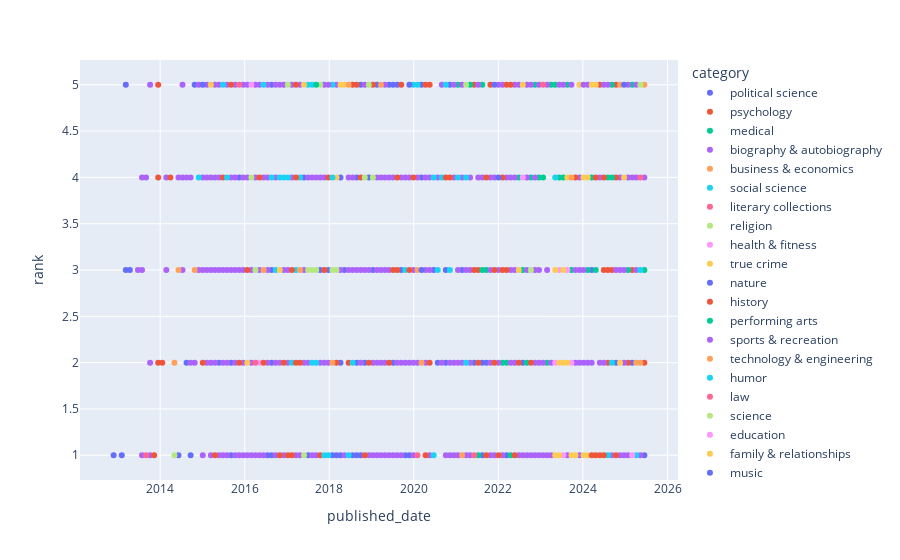

Notebook code cell kept with this figure:
### Code cell
fig = px.scatter(df[(df['rank']<6)], x = 'published_date', y = 'rank', color='category',opacity=1, hover_data='title',)
fig.show()

### Figure 1 — Plotly figure (JSON) as saved in the notebook; plotly's stock layout.template omitted (floating-point values rounded to 4 significant figures; data arrays with more than 128 entries replaced by an {"elided": "..."} marker saying what was removed)
{"data": [{"customdata": [["ORIGINAL SIN"], ["ON TYRANNY"], ["TRUTHS"], ["ATTACK FROM WITHIN"], ["THANK YOU FOR YOUR SERVITUDE"], ["RED-HANDED"], ["AMERICAN MARXISM"], ["AMERICAN MARXISM"], ["I ALONE CAN FIX IT"], ["ZERO FAIL"], ["UNMASKED"], ["ONE VOTE AWAY"], ["BLACKOUT"], ["DISLOYAL"], ["HOW TO BE AN ANTIRACIST"], ["HOW TO BE AN ANTIRACIST"], ["A VERY STABLE GENIUS"], ["UN-TRUMPING AMERICA"], ["TRIGGERED"], ["BLOWOUT"], ["RADICALS, RESISTANCE AND REVENGE"], ["THE MUELLER REPORT"], ["UNFREEDOM OF THE PRESS"], ["THE MUELLER REPORT"], ["THE MUELLER REPORT"], ["LET ME FINISH"], ["THE POINT OF IT ALL"], ["SHIP OF FOOLS"], ["SHIP OF FOOLS"], ["FEAR"], ["UNHINGED"], ["EVERYTHING TRUMP TOUCHES DIES"], ["THE RUSSIA HOAX"], ["LIARS, LEAKERS AND LIBERALS"], ["THINGS THAT MATTER"], ["WAR ON PEACE"], ["SECRET EMPIRES"], ["RUSSIAN ROULETTE"], ["FIRE AND FURY"], ["FIRE AND FURY"], ["FIRE AND FURY"], ["LET TRUMP BE TRUMP"], ["UNBELIEVABLE"], ["UNDERSTANDING TRUMP"], ["DEMOCRACY"], ["HILLARY'S AMERICA"], ["LIARS"], ["CRISIS OF CHARACTER"], ["ARMAGEDDON"], ["CRISIS OF CHARACTER"], ["GOVERNMENT ZERO"], ["IT IS ABOUT ISLAM"], ["PLUNDER AND DECEIT"], ["CLINTON CASH"], ["STOP THE COMING CIVIL WAR"], ["AMERICA"], ["ONE NATION"]], "hovertemplate": "category=political science<br>published_date=%{x}<br>rank=%{y}<br>title=%{customdata[0]}<extra></extra>", "legendgroup": "political science", "marker": {"color": "#636efa", "opacity": 1, "symbol": "circle"}, "mode": "markers", "name": "political science", "orientation": "v", "showlegend": true, "type": "scatter", "x": ["2025-06-15", "2025-03-02", "2024-10-13", "2024-03-17", "2022-07-31", "2022-03-13", "2021-09-19", "2021-08-15", "2021-08-15", "2021-06-06", "2021-02-21", "2020-11-08", "2020-10-04", "2020-10-04", "2020-07-26", "2020-06-21", "2020-03-08", "2020-03-08", "2019-11-24", "2019-10-20", "2019-09-15", "2019-08-11", "2019-07-07", "2019-07-07", "2019-06-02", "2019-02-17", "2019-01-13", "2018-12-09", "2018-11-04", "2018-09-30", "2018-09-30", "2018-08-26", "2018-08-26", "2018-08-26", "2018-07-22", "2018-05-13", "2018-04-08", "2018-04-08", "2018-04-08", "2018-03-04", "2018-01-28", "2017-12-24", "2017-10-15", "2017-07-02", "2017-05-28", "2016-08-21", "2016-08-21", "2016-08-21", "2016-08-21", "2016-07-17", "2015-11-15", "2015-09-06", "2015-09-06", "2015-05-24", "2014-10-26", "2014-08-17", "2014-06-08"], "xaxis": "x", "y": [1, 2, 2, 3, 2, 1, 2, 1, 2, 2, 3, 5, 2, 3, 2, 3, 4, 5, 1, 1, 3, 5, 2, 5, 5, 5, 3, 4, 2, 1, 5, 1, 2, 4, 1, 3, 1, 2, 4, 1, 1, 3, 3, 1, 4, 1, 2, 3, 5, 1, 4, 1, 2, 2, 5, 2, 1], "yaxis": "y"}, {"customdata": [["THE ANXIOUS GENERATION"], ["THE ANXIOUS GENERATION"], ["THE ANXIOUS GENERATION"], ["THE ANXIOUS GENERATION"], ["THE ANXIOUS GENERATION"], ["THE ANXIOUS GENERATION"], ["THE ANXIOUS GENERATION"], ["THE ANXIOUS GENERATION"], ["THE ANXIOUS GENERATION"], ["WHAT HAPPENED TO YOU?"], ["DOPESICK"], ["ENLIGHTENMENT NOW"], ["DAVID AND GOLIATH"]], "hovertemplate": "category=psychology<br>published_date=%{x}<br>rank=%{y}<br>title=%{customdata[0]}<extra></extra>", "legendgroup": "psychology", "marker": {"color": "#EF553B", "opacity": 1, "symbol": "circle"}, "mode": "markers", "name": "psychology", "orientation": "v", "showlegend": true, "type": "scatter", "x": ["2025-06-15", "2025-03-02", "2025-01-26", "2024-10-13", "2024-09-08", "2024-08-04", "2024-06-30", "2024-05-26", "2024-04-21", "2021-06-06", "2018-08-26", "2018-03-04", "2013-12-15"], "xaxis": "x", "y": [2, 3, 2, 5, 3, 2, 3, 5, 1, 5, 5, 2, 2], "yaxis": "y"}, {"customdata": [["THE BODY KEEPS THE SCORE"], ["THE BODY KEEPS THE SCORE"], ["THE BODY KEEPS THE SCORE"], ["THE BODY KEEPS THE SCORE"], ["THE BODY KEEPS THE SCORE"], ["THE BODY KEEPS THE SCORE"], ["THE BODY KEEPS THE SCORE"], ["THE BODY KEEPS THE SCORE"], ["THE BODY KEEPS THE SCORE"], ["THE BODY KEEPS THE SCORE"], ["THE BODY KEEPS THE SCORE"], ["THE BODY KEEPS THE SCORE"], ["THE BODY KEEPS THE SCORE"], ["THE BODY KEEPS THE SCORE"], ["THE BODY KEEPS THE SCORE"], ["THE BODY KEEPS THE SCORE"], ["THE BODY KEEPS THE SCORE"], ["THE BODY KEEPS THE SCORE"], ["THE BODY KEEPS THE SCORE"], ["THE BODY KEEPS THE SCORE"], ["THE BODY KEEPS THE SCORE"], ["THE BODY KEEPS THE SCORE"], ["THE BODY KEEPS THE SCORE"], ["THE BODY KEEPS THE SCORE"], ["THE BODY KEEPS THE SCORE"], ["THE BODY KEEPS THE SCORE"], ["THE BODY KEEPS THE SCORE"], ["THE BODY KEEPS THE SCORE"], ["THE BODY KEEPS THE SCORE"], ["THE BODY KEEPS THE SCORE"]], "hovertemplate": "category=medical<br>published_date=%{x}<br>rank=%{y}<br>title=%{customdata[0]}<extra></extra>", "legendgroup": "medical", "marker": {"color": "#00cc96", "opacity": 1, "symbol": "circle"}, "mode": "markers", "name": "medical", "orientation": "v", "showlegend": true, "type": "scatter", "x": ["2025-06-15", "2025-03-02", "2025-01-26", "2024-09-08", "2024-08-04", "2024-04-21", "2024-03-17", "2024-02-11", "2023-09-24", "2023-08-20", "2023-07-16", "2023-06-11", "2023-05-07", "2023-04-02", "2023-02-26", "2023-01-22", "2022-12-18", "2022-11-13", "2022-10-09", "2022-09-04", "2022-07-31", "2022-06-26", "2022-04-17", "2022-03-13", "2022-02-06", "2021-09-19", "2021-08-15", "2021-07-11", "2021-05-02", "2021-01-17"], "xaxis": "x", "y": [3, 5, 3, 5, 4, 3, 4, 3, 3, 5, 4, 4, 5, 5, 2, 4, 4, 5, 4, 2, 3, 4, 1, 2, 2, 3, 5, 1, 5, 5], "yaxis": "y"}, {"customdata": {"elided": "255x1 str values"}, "hovertemplate": "category=biography & autobiography<br>published_date=%{x}<br>rank=%{y}<br>title=%{customdata[0]}<extra></extra>", "legendgroup": "biography & autobiography", "marker": {"color": "#ab63fa", "opacity": 1, "symbol": "circle"}, "mode": "markers", "name": "biography & autobiography", "orientation": "v", "showlegend": true, "type": "scatter", "x": {"elided": "255 str values"}, "xaxis": "x", "y": {"elided": "255 int values"}, "yaxis": "y"}, {"customdata": [["ABUNDANCE"], ["ABUNDANCE"], ["ABUNDANCE"], ["REVENGE OF THE TIPPING POINT"], ["THINK AGAIN"], ["DARK TOWERS"], ["TIGHTROPE"], ["BAD BLOOD"], ["WHEN"], ["GRIT"], ["CAPITAL IN THE TWENTY-FIRST CENTURY"], ["FLASH BOYS"]], "hovertemplate": "category=business & economics<br>published_date=%{x}<br>rank=%{y}<br>title=%{customdata[0]}<extra></extra>", "legendgroup": "business & economics", "marker": {"color": "#FFA15A", "opacity": 1, "symbol": "circle"}, "mode": "markers", "name": "business & economics", "orientation": "v", "showlegend": true, "type": "scatter", "x": ["2025-06-15", "2025-05-11", "2025-04-06", "2024-11-17", "2021-02-21", "2020-03-08", "2020-02-02", "2019-03-24", "2018-01-28", "2016-06-12", "2014-06-08", "2014-05-04"], "xaxis": "x", "y": [5, 2, 2, 5, 1, 2, 3, 5, 2, 3, 3, 2], "yaxis": "y"}, {"customdata": [["EVERYTHING IS TUBERCULOSIS"], ["EVERYTHING IS TUBERCULOSIS"], ["HILLBILLY ELEGY"], ["HILLBILLY ELEGY"], ["THE SUM OF US"], ["CASTE"], ["CASTE"], ["CASTE"], ["CASTE"], ["CASTE"], ["WHITE FRAGILITY"], ["WHITE FRAGILITY"], ["ME AND WHITE SUPREMACY"], ["TALKING TO STRANGERS"], ["TALKING TO STRANGERS"], ["TALKING TO STRANGERS"], ["HILLBILLY ELEGY"], ["HILLBILLY ELEGY"], ["HILLBILLY ELEGY"], ["HILLBILLY ELEGY"], ["HILLBILLY ELEGY"], ["HILLBILLY ELEGY"], ["HILLBILLY ELEGY"], ["HILLBILLY ELEGY"], ["HILLBILLY ELEGY"], ["HILLBILLY ELEGY"], ["HILLBILLY ELEGY"], ["TRIBE"], ["THE ROAD TO CHARACTER"]], "hovertemplate": "category=social science<br>published_date=%{x}<br>rank=%{y}<br>title=%{customdata[0]}<extra></extra>", "legendgroup": "social science", "marker": {"color": "#19d3f3", "opacity": 1, "symbol": "circle"}, "mode": "markers", "name": "social science", "orientation": "v", "showlegend": true, "type": "scatter", "x": ["2025-05-11", "2025-04-06", "2024-09-08", "2024-08-04", "2021-03-28", "2021-03-28", "2021-01-17", "2020-11-08", "2020-10-04", "2020-08-30", "2020-07-26", "2020-06-21", "2020-06-21", "2020-02-02", "2019-12-29", "2019-10-20", "2017-09-10", "2017-08-06", "2017-07-02", "2017-04-23", "2017-03-19", "2017-02-12", "2017-01-08", "2016-12-04", "2016-10-30", "2016-09-25", "2016-08-21", "2016-06-12", "2015-06-28"], "xaxis": "x", "y": [3, 1, 2, 1, 2, 4, 4, 3, 5, 4, 3, 1, 4, 5, 5, 3, 2, 2, 5, 4, 3, 2, 4, 4, 4, 3, 4, 5, 5], "yaxis": "y"}, {"customdata": [["NOTES TO JOHN"], ["THE ANTHROPOCENE REVIEWED"]], "hovertemplate": "category=literary collections<br>published_date=%{x}<br>rank=%{y}<br>title=%{customdata[0]}<extra></extra>", "legendgroup": "literary collections", "marker": {"color": "#FF6692", "opacity": 1, "symbol": "circle"}, "mode": "markers", "name": "literary collections", "orientation": "v", "showlegend": true, "type": "scatter", "x": ["2025-05-11", "2021-06-06"], "xaxis": "x", "y": [4, 1], "yaxis": "y"}, {"customdata": [["HOPE"], ["THE NAME OF GOD IS MERCY"], ["HEAVEN IS FOR REAL"]], "hovertemplate": "category=religion<br>published_date=%{x}<br>rank=%{y}<br>title=%{customdata[0]}<extra></extra>", "legendgroup": "religion", "marker": {"color": "#B6E880", "opacity": 1, "symbol": "circle"}, "mode": "markers", "name": "religion", "orientation": "v", "showlegend": true, "type": "scatter", "x": ["2025-05-11", "2016-02-28", "2014-05-04"], "xaxis": "x", "y": [5, 4, 1], "yaxis": "y"}, {"customdata": [["OUTLIVE"], ["OUTLIVE"], ["OUTLIVE"], ["OUTLIVE"], ["OUTLIVE"], ["OUTLIVE"], ["THE SLEEP REVOLUTION"]], "hovertemplate": "category=health & fitness<br>published_date=%{x}<br>rank=%{y}<br>title=%{customdata[0]}<extra></extra>", "legendgroup": "health & fitness", "marker": {"color": "#FF97FF", "opacity": 1, "symbol": "circle"}, "mode": "markers", "name": "health & fitness", "orientation": "v", "showlegend": true, "type": "scatter", "x": ["2025-03-02", "2023-09-24", "2023-08-20", "2023-07-16", "2023-06-11", "2023-05-07", "2016-05-08"], "xaxis": "x", "y": [1, 2, 3, 1, 3, 2, 2], "yaxis": "y"}, {"customdata": [["FRAMED"], ["FRAMED"], ["THE WAGER"], ["KILLERS OF THE FLOWER MOON"], ["KILLERS OF THE FLOWER MOON"], ["THE WAGER"], ["THE WAGER"], ["KILLERS OF THE FLOWER MOON"], ["KILLERS OF THE FLOWER MOON"], ["KILLERS OF THE FLOWER MOON"], ["KILLERS OF THE FLOWER MOON"], ["KILLERS OF THE FLOWER MOON"], ["THE WAGER"], ["THE WAGER"], ["KILLERS OF THE FLOWER MOON"], ["KILLERS OF THE FLOWER MOON"], ["THE WAGER"], ["THE WAGER"], ["KILLERS OF THE FLOWER MOON"], ["KILLERS OF THE FLOWER MOON"], ["I'LL BE GONE IN THE DARK"], ["ALL-AMERICAN MURDER"], ["KILLERS OF THE FLOWER MOON"], ["FILTHY RICH"]], "hovertemplate": "category=true crime<br>published_date=%{x}<br>rank=%{y}<br>title=%{customdata[0]}<extra></extra>", "legendgroup": "true crime", "marker": {"color": "#FECB52", "opacity": 1, "symbol": "circle"}, "mode": "markers", "name": "true crime", "orientation": "v", "showlegend": true, "type": "scatter", "x": ["2024-12-22", "2024-11-17", "2024-04-21", "2024-03-17", "2024-02-11", "2024-02-11", "2024-01-07", "2024-01-07", "2023-12-03", "2023-10-29", "2023-09-24", "2023-08-20", "2023-08-20", "2023-07-16", "2023-07-16", "2023-06-11", "2023-06-11", "2023-05-07", "2023-05-07", "2018-05-13", "2018-04-08", "2018-03-04", "2017-05-28", "2016-10-30"], "xaxis": "x", "y": [4, 2, 5, 5, 1, 4, 1, 4, 5, 1, 1, 2, 4, 2, 3, 1, 2, 1, 3, 5, 5, 4, 5, 3], "yaxis": "y"}, {"customdata": [["THE BACKYARD BIRD CHRONICLES"]], "hovertemplate": "category=nature<br>published_date=%{x}<br>rank=%{y}<br>title=%{customdata[0]}<extra></extra>", "legendgroup": "nature", "marker": {"color": "#636efa", "opacity": 1, "symbol": "circle"}, "mode": "markers", "name": "nature", "orientation": "v", "showlegend": true, "type": "scatter", "x": ["2024-12-22"], "xaxis": "x", "y": [5], "yaxis": "y"}, {"customdata": [["THE SMALL AND THE MIGHTY"], ["TARGETED: BEIRUT"], ["THE DEMON OF UNREST"], ["THE DEMON OF UNREST"], ["THE SITUATION ROOM"], ["THE DEMON OF UNREST"], ["NUCLEAR WAR"], ["BLOOD MONEY"], ["KILLING THE WITCHES"], ["THE DIVIDER"], ["KILLING THE KILLERS"], ["KILLING THE KILLERS"], ["AGAINST ALL ODDS"], ["THE 1619 PROJECT"], ["THE SPLENDID AND THE VILE"], ["THE BETRAYAL OF ANNE FRANK"], ["THE 1619 PROJECT"], ["THE 1619 PROJECT"], ["THE DAWN OF EVERYTHING"], ["THE PRESIDENT AND THE FREEDOM FIGHTER"], ["VANDERBILT"], ["THE AFGHANISTAN PAPERS"], ["KILLING THE MOB"], ["THE BOMBER MAFIA"], ["KILLING THE MOB"], ["KILLING CRAZY HORSE"], ["KILLING CRAZY HORSE"], ["THE SPLENDID AND THE VILE"], ["THE GREAT INFLUENZA"], ["THE SPLENDID AND THE VILE"], ["THE GREAT INFLUENZA"], ["SAM HOUSTON AND THE ALAMO AVENGERS"], ["SAM HOUSTON AND THE ALAMO AVENGERS"], ["THE PIONEERS"], ["THREE WOMEN"], ["THE PIONEERS"], ["THE PIONEERS"], ["THE PIONEERS"], ["KILLING THE SS"], ["KILLING THE SS"], ["KILLING THE SS"], ["21 LESSONS FOR THE 21ST CENTURY"], ["THE SOUL OF AMERICA"], ["THE SOUL OF AMERICA"], ["ANDREW JACKSON AND THE MIRACLE OF NEW ORLEANS"], ["ANDREW JACKSON AND THE MIRACLE OF NEW ORLEANS"], ["KILLING ENGLAND"], ["THE ZOOKEEPER’S WIFE"], ["HIDDEN FIGURES"], ["KILLING THE RISING SUN"], ["DERELICTION OF DUTY"], ["HIDDEN FIGURES"], ["KILLING THE RISING SUN"], ["KILLING THE RISING SUN"], ["KILLING THE RISING SUN"], ["KILLING THE RISING SUN"], ["THE GENE"], ["THOMAS JEFFERSON AND THE TRIPOLI PIRATES"], ["13 HOURS"], ["THE WITCHES"], ["THE DEVIL IN THE WHITE CITY"], ["DEAD WAKE"], ["DEAD WAKE"], ["KILLING PATTON"], ["LONE SURVIVOR"], ["KILLING JESUS"], ["GEORGE WASHINGTON'S SECRET SIX"], ["MIRACLES AND MASSACRES"], ["KILLING JESUS"]], "hovertemplate": "category=history<br>published_date=%{x}<br>rank=%{y}<br>title=%{customdata[0]}<extra></extra>", "legendgroup": "history", "marker": {"color": "#EF553B", "opacity": 1, "symbol": "circle"}, "mode": "markers", "name": "history", "orientation": "v", "showlegend": true, "type": "scatter", "x": ["2024-10-13", "2024-10-13", "2024-08-04", "2024-06-30", "2024-06-30", "2024-05-26", "2024-04-21", "2024-03-17", "2023-10-29", "2022-10-09", "2022-06-26", "2022-05-22", "2022-04-17", "2022-03-13", "2022-03-13", "2022-02-06", "2022-02-06", "2022-01-02", "2021-11-28", "2021-11-28", "2021-10-24", "2021-09-19", "2021-07-11", "2021-07-11", "2021-06-06", "2020-11-08", "2020-10-04", "2020-05-17", "2020-05-17", "2020-04-12", "2020-04-12", "2019-12-29", "2019-11-24", "2019-09-15", "2019-08-11", "2019-08-11", "2019-07-07", "2019-06-02", "2019-01-13", "2018-12-09", "2018-11-04", "2018-09-30", "2018-07-22", "2018-06-17", "2017-12-24", "2017-11-19", "2017-10-15", "2017-04-23", "2017-03-19", "2017-03-19", "2017-03-19", "2017-02-12", "2017-02-12", "2017-01-08", "2016-12-04", "2016-10-30", "2016-06-12", "2016-05-08", "2016-01-24", "2015-11-15", "2015-09-06", "2015-06-28", "2015-04-19", "2015-01-04", "2014-03-30", "2014-01-19", "2013-12-15", "2013-12-15", "2013-11-10"], "xaxis": "x", "y": [1, 4, 3, 1, 4, 1, 4, 1, 4, 2, 2, 1, 5, 3, 5, 3, 4, 1, 2, 3, 5, 1, 2, 3, 3, 4, 4, 2, 5, 1, 5, 4, 3, 5, 3, 4, 3, 2, 5, 2, 1, 4, 5, 2, 4, 3, 1, 2, 2, 4, 5, 1, 3, 1, 2, 1, 2, 4, 3, 2, 5, 4, 1, 2, 4, 2, 4, 5, 1], "yaxis": "y"}, {"customdata": [["WHAT'S NEXT"]], "hovertemplate": "category=performing arts<br>published_date=%{x}<br>rank=%{y}<br>title=%{customdata[0]}<extra></extra>", "legendgroup": "performing arts", "marker": {"color": "#00cc96", "opacity": 1, "symbol": "circle"}, "mode": "markers", "name": "performing arts", "orientation": "v", "showlegend": true, "type": "scatter", "x": ["2024-09-08"], "xaxis": "x", "y": [4], "yaxis": "y"}, {"customdata": [["THE BOYS IN THE BOAT"], ["THE BOYS IN THE BOAT"], ["WHY WE LOVE BASEBALL"], ["THE BOYS IN THE BOAT"], ["THE BOYS IN THE BOAT"], ["THE BOYS IN THE BOAT"], ["THE BOYS IN THE BOAT"], ["THE BOYS IN THE BOAT"], ["THE BOYS IN THE BOAT"], ["THE BOYS IN THE BOAT"], ["THE BOYS IN THE BOAT"], ["THE BOYS IN THE BOAT"]], "hovertemplate": "category=sports & recreation<br>published_date=%{x}<br>rank=%{y}<br>title=%{customdata[0]}<extra></extra>", "legendgroup": "sports & recreation", "marker": {"color": "#ab63fa", "opacity": 1, "symbol": "circle"}, "mode": "markers", "name": "sports & recreation", "orientation": "v", "showlegend": true, "type": "scatter", "x": ["2024-02-11", "2024-01-07", "2023-09-24", "2015-10-11", "2015-09-06", "2015-08-02", "2015-06-28", "2015-04-19", "2015-03-15", "2015-02-08", "2014-08-17", "2014-07-13"], "xaxis": "x", "y": [2, 5, 5, 4, 4, 2, 2, 3, 4, 4, 4, 5], "yaxis": "y"}, {"customdata": [["THE COMING WAVE"], ["THE INNOVATORS"]], "hovertemplate": "category=technology & engineering<br>published_date=%{x}<br>rank=%{y}<br>title=%{customdata[0]}<extra></extra>", "legendgroup": "technology & engineering", "marker": {"color": "#FFA15A", "opacity": 1, "symbol": "circle"}, "mode": "markers", "name": "technology & engineering", "orientation": "v", "showlegend": true, "type": "scatter", "x": ["2023-09-24", "2014-10-26"], "xaxis": "x", "y": [4, 3], "yaxis": "y"}, {"customdata": [["YOU CAN'T JOKE ABOUT THAT"], ["CALYPSO"], ["CALYPSO"], ["THE LAST BLACK UNICORN"], ["DANGEROUS"], ["MODERN ROMANCE"], ["YES PLEASE"]], "hovertemplate": "category=humor<br>published_date=%{x}<br>rank=%{y}<br>title=%{customdata[0]}<extra></extra>", "legendgroup": "humor", "marker": {"color": "#19d3f3", "opacity": 1, "symbol": "circle"}, "mode": "markers", "name": "humor", "orientation": "v", "showlegend": true, "type": "scatter", "x": ["2023-05-07", "2018-07-22", "2018-06-17", "2018-01-28", "2017-08-06", "2015-08-02", "2014-11-30"], "xaxis": "x", "y": [4, 2, 1, 5, 5, 4, 4], "yaxis": "y"}, {"customdata": [["THE JANUARY 6TH REPORT"], ["JUST MERCY"], ["A MORE PERFECT UNION"], ["THE LIBERTY AMENDMENTS"]], "hovertemplate": "category=law<br>published_date=%{x}<br>rank=%{y}<br>title=%{customdata[0]}<extra></extra>", "legendgroup": "law", "marker": {"color": "#FF6692", "opacity": 1, "symbol": "circle"}, "mode": "markers", "name": "law", "orientation": "v", "showlegend": true, "type": "scatter", "x": ["2023-01-22", "2020-02-02", "2015-11-15", "2013-09-01"], "xaxis": "x", "y": [5, 1, 5, 1], "yaxis": "y"}, {"customdata": [["STARRY MESSENGER"], ["HOW TO AVOID A CLIMATE DISASTER"], ["SAPIENS"], ["FACTFULNESS"], ["BRIEF ANSWERS TO THE BIG QUESTIONS"], ["ASTROPHYSICS FOR PEOPLE IN A HURRY"], ["ASTROPHYSICS FOR PEOPLE IN A HURRY"], ["ASTROPHYSICS FOR PEOPLE IN A HURRY"], ["ASTROPHYSICS FOR PEOPLE IN A HURRY"], ["ASTROPHYSICS FOR PEOPLE IN A HURRY"], ["ASTROPHYSICS FOR PEOPLE IN A HURRY"], ["ASTROPHYSICS FOR PEOPLE IN A HURRY"], ["THE UNDOING PROJECT"]], "hovertemplate": "category=science<br>published_date=%{x}<br>rank=%{y}<br>title=%{customdata[0]}<extra></extra>", "legendgroup": "science", "marker": {"color": "#B6E880", "opacity": 1, "symbol": "circle"}, "mode": "markers", "name": "science", "orientation": "v", "showlegend": true, "type": "scatter", "x": ["2022-10-09", "2021-03-28", "2019-01-13", "2018-12-09", "2018-11-04", "2018-03-04", "2018-01-28", "2017-10-15", "2017-09-10", "2017-08-06", "2017-07-02", "2017-05-28", "2017-01-08"], "xaxis": "x", "y": [3, 5, 4, 5, 4, 3, 3, 5, 3, 3, 3, 1, 5], "yaxis": "y"}, {"customdata": [["BATTLE FOR THE AMERICAN MIND"]], "hovertemplate": "category=education<br>published_date=%{x}<br>rank=%{y}<br>title=%{customdata[0]}<extra></extra>", "legendgroup": "education", "marker": {"color": "#FF97FF", "opacity": 1, "symbol": "circle"}, "mode": "markers", "name": "education", "orientation": "v", "showlegend": true, "type": "scatter", "x": ["2022-07-31"], "xaxis": "x", "y": [4], "yaxis": "y"}, {"customdata": [["HAPPY-GO-LUCKY"], ["HAPPY-GO-LUCKY"], ["BEING MORTAL"]], "hovertemplate": "category=family & relationships<br>published_date=%{x}<br>rank=%{y}<br>title=%{customdata[0]}<extra></extra>", "legendgroup": "family & relationships", "marker": {"color": "#FECB52", "opacity": 1, "symbol": "circle"}, "mode": "markers", "name": "family & relationships", "orientation": "v", "showlegend": true, "type": "scatter", "x": ["2022-07-31", "2022-06-26", "2015-03-15"], "xaxis": "x", "y": [5, 3, 5], "yaxis": "y"}, {"customdata": [["THE LYRICS: 1956 TO THE PRESENT"], ["THE LYRICS: 1956 TO THE PRESENT"], ["OPEN BOOK"], ["ACID FOR THE CHILDREN"]], "hovertemplate": "category=music<br>published_date=%{x}<br>rank=%{y}<br>title=%{customdata[0]}<extra></extra>", "legendgroup": "music", "marker": {"color": "#636efa", "opacity": 1, "symbol": "circle"}, "mode": "markers", "name": "music", "orientation": "v", "showlegend": true, "type": "scatter", "x": ["2022-01-02", "2021-11-28", "2020-03-08", "2019-11-24"], "xaxis": "x", "y": [4, 5, 3, 5], "yaxis": "y"}, {"customdata": [["THE LONG SLIDE"]], "hovertemplate": "category=language arts & disciplines<br>published_date=%{x}<br>rank=%{y}<br>title=%{customdata[0]}<extra></extra>", "legendgroup": "language arts & disciplines", "marker": {"color": "#EF553B", "opacity": 1, "symbol": "circle"}, "mode": "markers", "name": "language arts & disciplines", "orientation": "v", "showlegend": true, "type": "scatter", "x": ["2021-09-19"], "xaxis": "x", "y": [4], "yaxis": "y"}, {"customdata": [["THE AUTHORITARIAN MOMENT"], ["WHY BUDDHISM IS TRUE"]], "hovertemplate": "category=philosophy<br>published_date=%{x}<br>rank=%{y}<br>title=%{customdata[0]}<extra></extra>", "legendgroup": "philosophy", "marker": {"color": "#00cc96", "opacity": 1, "symbol": "circle"}, "mode": "markers", "name": "philosophy", "orientation": "v", "showlegend": true, "type": "scatter", "x": ["2021-08-15", "2017-09-10"], "xaxis": "x", "y": [3, 5], "yaxis": "y"}, {"customdata": [["SHADE"], ["OBAMA"]], "hovertemplate": "category=photography<br>published_date=%{x}<br>rank=%{y}<br>title=%{customdata[0]}<extra></extra>", "legendgroup": "photography", "marker": {"color": "#ab63fa", "opacity": 1, "symbol": "circle"}, "mode": "markers", "name": "photography", "orientation": "v", "showlegend": true, "type": "scatter", "x": ["2018-11-04", "2017-12-24"], "xaxis": "x", "y": [3, 5], "yaxis": "y"}, {"customdata": [["HOW TO CHANGE YOUR MIND"], ["HALLELUJAH ANYWAY"]], "hovertemplate": "category=body, mind & spirit<br>published_date=%{x}<br>rank=%{y}<br>title=%{customdata[0]}<extra></extra>", "legendgroup": "body, mind & spirit", "marker": {"color": "#FFA15A", "opacity": 1, "symbol": "circle"}, "mode": "markers", "name": "body, mind & spirit", "orientation": "v", "showlegend": true, "type": "scatter", "x": ["2018-06-17", "2017-04-23"], "xaxis": "x", "y": [5, 3], "yaxis": "y"}, {"customdata": [["LEONARDO DA VINCI"], ["LEONARDO DA VINCI"], ["LEONARDO DA VINCI"]], "hovertemplate": "category=art<br>published_date=%{x}<br>rank=%{y}<br>title=%{customdata[0]}<extra></extra>", "legendgroup": "art", "marker": {"color": "#19d3f3", "opacity": 1, "symbol": "circle"}, "mode": "markers", "name": "art", "orientation": "v", "showlegend": true, "type": "scatter", "x": ["2018-01-28", "2017-12-24", "2017-11-19"], "xaxis": "x", "y": [4, 1, 1], "yaxis": "y"}, {"customdata": [["NEITHER HERE NOR THERE"]], "hovertemplate": "category=travel<br>published_date=%{x}<br>rank=%{y}<br>title=%{customdata[0]}<extra></extra>", "legendgroup": "travel", "marker": {"color": "#FF6692", "opacity": 1, "symbol": "circle"}, "mode": "markers", "name": "travel", "orientation": "v", "showlegend": true, "type": "scatter", "x": ["2016-04-03"], "xaxis": "x", "y": [2], "yaxis": "y"}, {"customdata": [["DARK MONEY"]], "hovertemplate": "category=billionaires<br>published_date=%{x}<br>rank=%{y}<br>title=%{customdata[0]}<extra></extra>", "legendgroup": "billionaires", "marker": {"color": "#B6E880", "opacity": 1, "symbol": "circle"}, "mode": "markers", "name": "billionaires", "orientation": "v", "showlegend": true, "type": "scatter", "x": ["2016-04-03"], "xaxis": "x", "y": [3], "yaxis": "y"}, {"customdata": [["THE ROAD TO LITTLE DRIBBLING"]], "hovertemplate": "category=great britain<br>published_date=%{x}<br>rank=%{y}<br>title=%{customdata[0]}<extra></extra>", "legendgroup": "great britain", "marker": {"color": "#FF97FF", "opacity": 1, "symbol": "circle"}, "mode": "markers", "name": "great britain", "orientation": "v", "showlegend": true, "type": "scatter", "x": ["2016-02-28"], "xaxis": "x", "y": [5], "yaxis": "y"}, {"customdata": [["THE BIG SHORT"]], "hovertemplate": "category=economics<br>published_date=%{x}<br>rank=%{y}<br>title=%{customdata[0]}<extra></extra>", "legendgroup": "economics", "marker": {"color": "#FECB52", "opacity": 1, "symbol": "circle"}, "mode": "markers", "name": "economics", "orientation": "v", "showlegend": true, "type": "scatter", "x": ["2016-01-24"], "xaxis": "x", "y": [2], "yaxis": "y"}, {"customdata": [["WHAT IF?"], ["WHAT IF?"], ["SIX YEARS"], ["GONE GIRL"], ["A WEEK IN WINTER"], ["SAFE HAVEN"], ["THE PERFECT HOPE"]], "hovertemplate": "category=fiction<br>published_date=%{x}<br>rank=%{y}<br>title=%{customdata[0]}<extra></extra>", "legendgroup": "fiction", "marker": {"color": "#636efa", "opacity": 1, "symbol": "circle"}, "mode": "markers", "name": "fiction", "orientation": "v", "showlegend": true, "type": "scatter", "x": ["2015-01-04", "2014-09-21", "2013-04-14", "2013-03-10", "2013-03-10", "2013-02-03", "2012-11-25"], "xaxis": "x", "y": [5, 1, 3, 3, 5, 1, 1], "yaxis": "y"}], "layout": {"legend": {"title": {"text": "category"}, "tracegroupgap": 0}, "margin": {"t": 60}, "xaxis": {"anchor": "y", "domain": [0, 1], "title": {"text": "published_date"}}, "yaxis": {"anchor": "x", "domain": [0, 1], "title": {"text": "rank"}}}}
